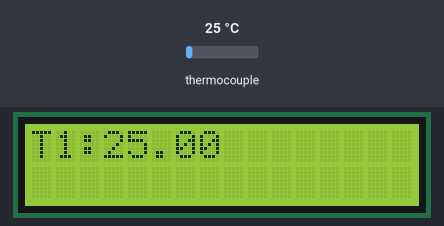
The sketch below on a simulated Arduino Uno, built with avr-gcc and run on an emulated ATmega328P. On the bench: 16×2 character LCD. The test bench sets the inputs (shaded band); at power-on: thermocouple 25 °C.

Above: at 1.2 s.
1.3 s: thermocouple set to 6 °C
At 2.4 s:
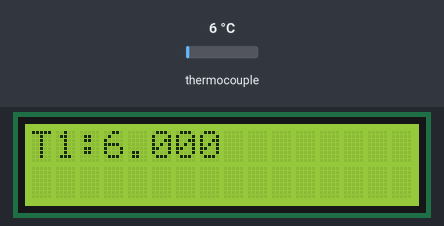
3.5 s: thermocouple set to 75 °C
At 5.2 s:
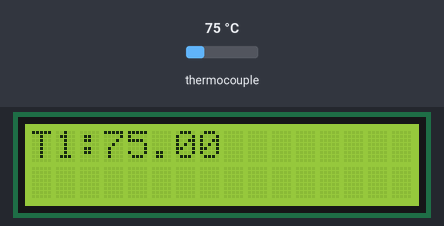
5.5 s: thermocouple set to 150 °C
At 6.9 s:
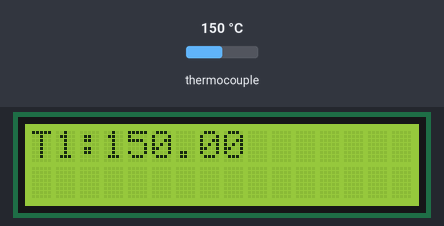
Timing chart, 0 to 8.5 s (numbered marks = the images above; inputs shaded):
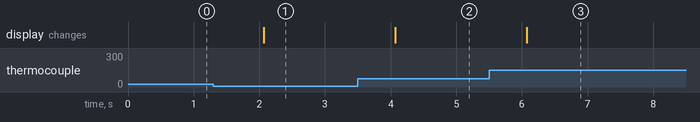

The sketch:

Lcd.ino
```cpp
#include <LiquidCrystal.h>
#include <max6675.h>
LiquidCrystal lcd(12,11, 5, 4, 3, 2);
int ktcSO = 8;
int ktcCS = 9;
int ktcCLK = 10;

MAX6675 ktc(ktcCLK, ktcCS, ktcSO);


void setup() {
 lcd.begin(16, 2);
 lcd.clear();
 lcd.setCursor(0,0);
 lcd.print("T1: ");
}
void loop() {
  // basic readout test
  // give the MAX a little time to settle
 lcd.setCursor(3,0);
 lcd.print(ktc.readCelsius());
 delay(1000);
}
```

Measured:
- after the input at 1.3 s, the display: changes after 0.77 s (image 1)
- after the input at 3.5 s, the display: changes after 0.57 s (image 2)
- after the input at 5.5 s, the display: changes after 0.58 s (image 3)
